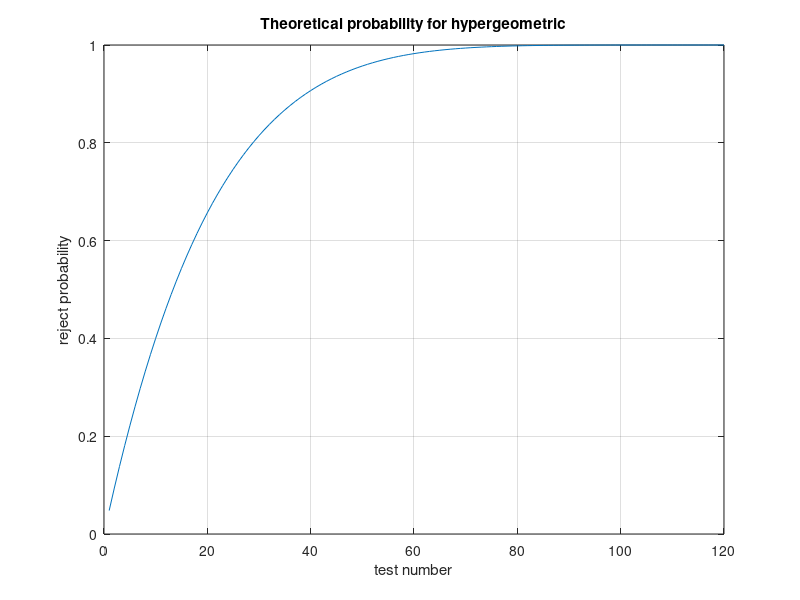
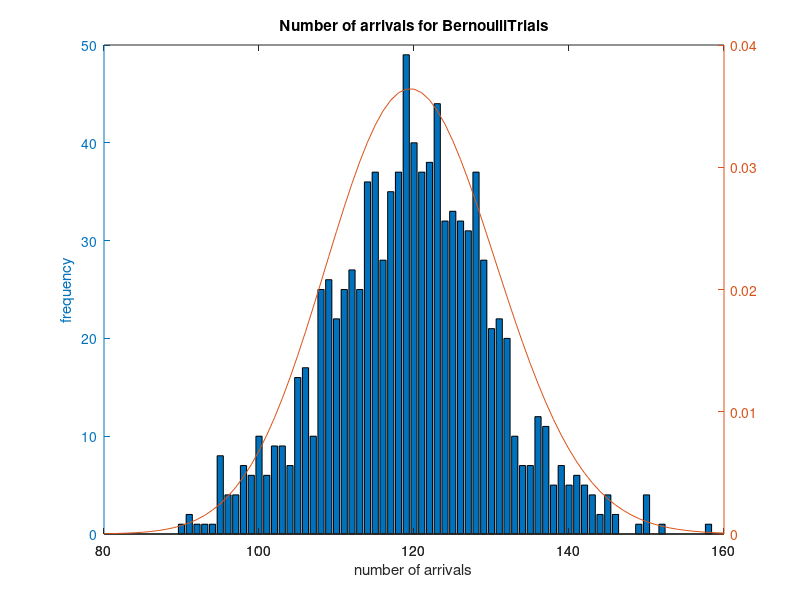
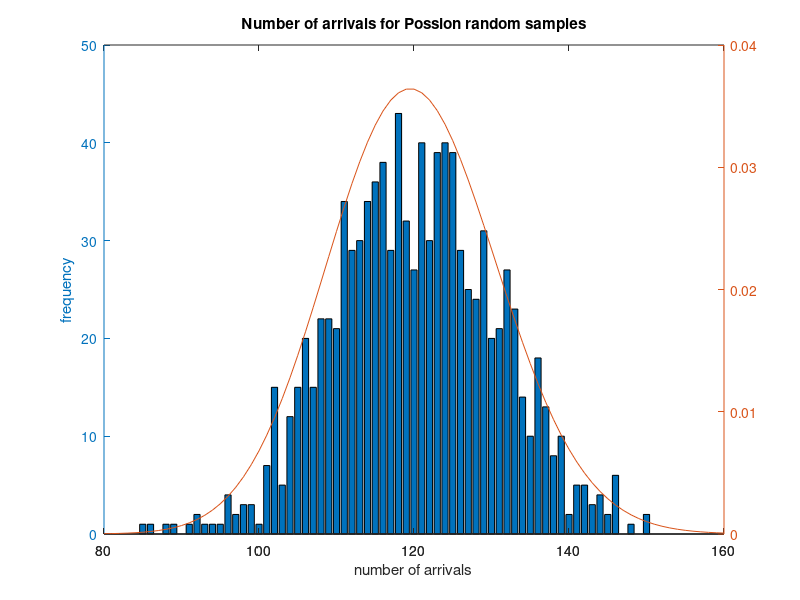
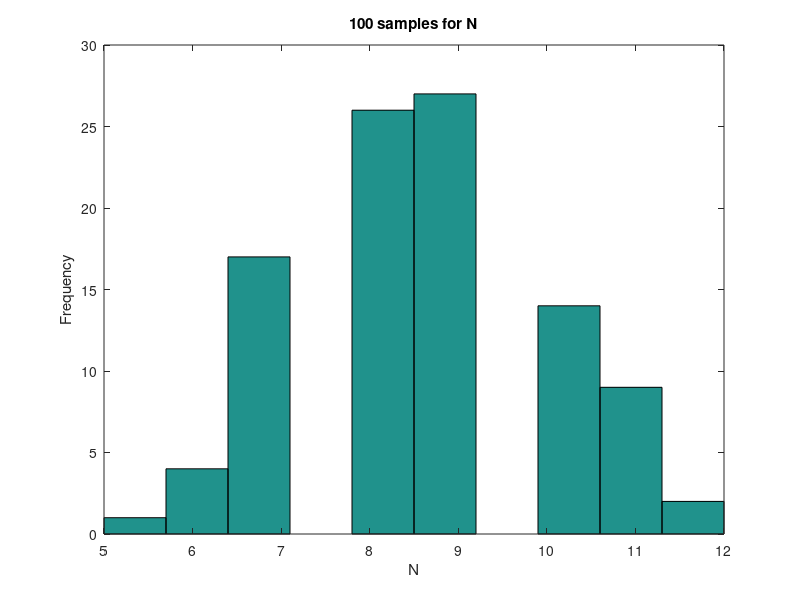

The MATLAB source for these figures, in order:
%This project works for samples and statistics
clear all;
clc
%Question1
chips = [ones(1,6),zeros(1,119)];%1 represents defective, 0 represents good
num1 = 1000;
prob1 = zeros(1,100);
for exp1 = 1:100
    count = 0;
    for kk = 1:num1
        test1 = chips(randsample(size(chips,2),5));%without replacement
        if(sum(test1) > 0)
            count = count+1;
        end   
    end
    prob1(exp1) = count/num1;
end

prob11 = 0;
bad = 6;
while(prob11 < 0.95)
    count = 0;
    for kk = 1:num1
        test11 = chips(randsample(size(chips,2),bad));
        if(sum(test11) > 0)
            count = count+1;
        end
    end
    prob11 = count/num1;
    if(prob11 < 0.95)
        bad = bad + 1;
    end
end

%Theoretical probability for hypergeometric
prob12 = zeros(1,120);
for n1 = 1:120
    prob12(n1) = 1 - hygepdf(0,125,6,n1);
end
figure(1);
plot(1:120,prob12);
xlabel('test number');
ylabel('reject probability');
title('Theoretical probability for hypergeometric');
grid on

%Question2
lambda = 120;
N = 10000;
p = lambda/N;
arrivals = zeros(1,1000);
for kk = 1:1000
    u = rand(N,1);
    BernoulliTrials = u<p;
    arrivals(kk) = sum(BernoulliTrials);
end
X2 = 80:160;
[nelement,centers] = hist(arrivals,X2);
pmf_P = poisspdf(X2,lambda);
figure(2);
plotyy(X2,nelement,X2,pmf_P,'bar','plot');
title('Number of arrivals for BernoulliTrials');
xlabel('number of arrivals');
ylabel('frequency');

x_arrival = rand(1,1000);
for kk = 1:1000
    i = 0;
    p2 = exp(-lambda);
    F = p2;
    while(x_arrival(kk)>= F)
        p2 = lambda*p2/(i+1);
        F = F + p2;
        i = i + 1;
    end
    x_arrival(kk) = i;
end
[nelement2,centers] = hist(x_arrival,X2);
figure(3);
plotyy(X2,nelement2,X2,pmf_P,'bar','plot');
title('Number of arrivals for Possion random samples');
xlabel('number of arrivals');
ylabel('frequency');

%Question3
N1 = zeros(1,100);
for count1 = 1:100
    sum1 = 0;
    while(sum1 <= 4)
        N1(count1) = N1(count1) + 1;
        sum1 = sum1 + rand();
    end
end
EN1 = mean(N1);
figure(4);
hist(N1);
title('100 samples for N');
xlabel('N');
ylabel('Frequency');

N2 = zeros(1,1000);
for count2 = 1:1000
    sum2 = 0;
    while(sum2 <= 4)
        N2(count2) = N2(count2) + 1;
        sum2 = sum2 + rand();
    end
end
EN2 = mean(N2);
figure(5);
hist(N2);
title('1000 samples for N');
xlabel('N');
ylabel('Frequency');

N3 = zeros(1,10000);
for count3 = 1:10000
    sum3 = 0;
    while(sum3 <= 4)
        N3(count3) = N3(count3) + 1;
        sum3 = sum3 + rand();
    end
end
EN3 = mean(N3);
figure(6);
hist(N3);
title('10000 samples for N');
xlabel('N');
ylabel('Frequency');

%Question 4
temp4 = 0;
for j = 1:60
    temp4 = temp4 + 1/j;
end
p4 = 1/(temp4);%Calculate the constant p

X_seq = rand(1,1000);
for kk = 1:1000
    j = 1;
    F = p4/j;
    while(X_seq(kk)>= F)
        j = j + 1;
        F = F + p4/j;
    end
    X_seq(kk) = j;
end
figure(7);
hist(X_seq,1:60);
title('Histogram for sequence Xk');
xlabel('Xk');
ylabel('Frequency');

N60 = zeros(1,1000);
for kk = 1:1000
    count4 = 0;
    j2 = 1;
    while(j2~=60)
        j2 = 1;
        F = p4/j2;
        X_K = rand();
        count4 = count4 + 1;
        while(X_K >= F)
            j2 = j2 + 1;
            F = F + p4/j2;
        end
        if j2==60
            N60(kk) = count4;
        end
    end
end
EN60 = mean(N60);
VarN60 = std(N60).^2;
figure(8);
hist(N60,[1:20:(max(N60)+20)]);
title('Histogram for N60');
xlabel('Samples N60');
ylabel('Frequency');

%Question5
p5 = [0.06,0.06,0.06,0.06,0.06,0.15,0.13,0.14,0.15,0.13];
q5 = 0.05;
c = max(p5)/q5;
N5 = 10000;
out5 = zeros(1,N5);
count5 = zeros(1,N5);
for i = 1:N5
    k = 0;
    while(1)
        k = k + 1;
        j = 1 + floor(20*rand());
        if (j <= 10)
            if (c*rand()) < p5(j)/q5
                out5(i) = j;
                count5(i) = k;%count the number of (accepted+rejected)
                break
            end
        end
    end
end
E_theo = sum(p5.*[1:10]);
E_sample = mean(out5);
Var_theo = sum(p5.*([1:10].^2))-E_theo.^2;
Var_sample = std(out5).^2;
efficiency = 10000/sum(count5);

figure(9);
X5 = 1:10;
[bar5] = hist(out5,1:10);
bar(X5,bar5,'g');
hold on
plot(X5,p5.*N,'r');
title('Histogram for samples and target distribution');
xlabel('random variable');
ylabel('Frequency');
